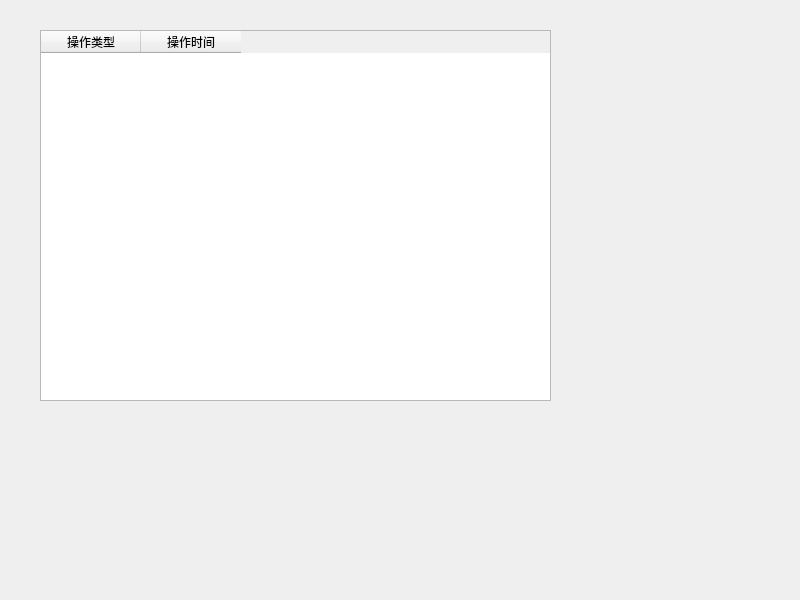
<?xml version="1.0" encoding="UTF-8"?>
<ui version="4.0">
 <class>Record</class>
 <widget class="QWidget" name="Record">
  <property name="geometry">
   <rect>
    <x>0</x>
    <y>0</y>
    <width>800</width>
    <height>600</height>
   </rect>
  </property>
  <property name="windowTitle">
   <string>Form</string>
  </property>
  <widget class="QTableWidget" name="tableWidget">
   <property name="geometry">
    <rect>
     <x>40</x>
     <y>30</y>
     <width>511</width>
     <height>371</height>
    </rect>
   </property>
   <column>
    <property name="text">
     <string>操作类型</string>
    </property>
   </column>
   <column>
    <property name="text">
     <string>操作时间</string>
    </property>
   </column>
  </widget>
 </widget>
 <resources/>
 <connections/>
</ui>
